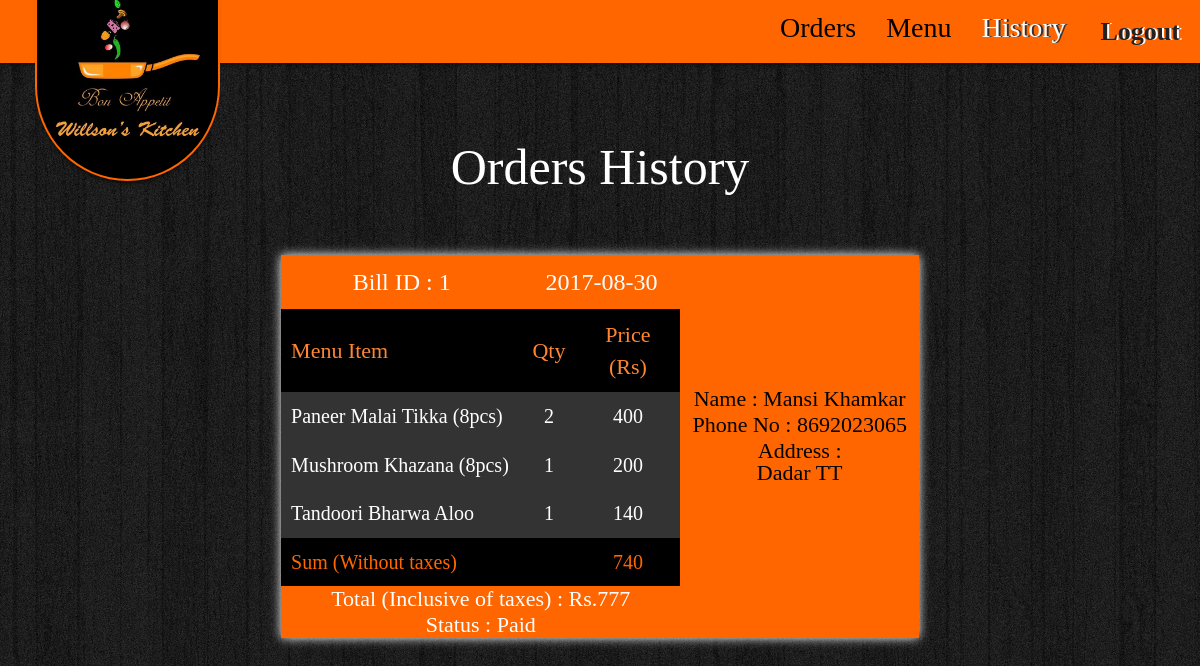
Page /orderhistory.php (signed in) on the committed database.
### tables this page shows
CREATE TABLE `bill` (
  `b_id` int(10) NOT NULL,
  `b_sum` int(5) NOT NULL,
  `b_total` int(5) NOT NULL,
  `b_date` date NOT NULL,
  `b_uid` int(8) NOT NULL,
  `b_address` varchar(80) NOT NULL,
  `b_tid` int(3) DEFAULT NULL,
  `b_status` varchar(15) NOT NULL,
  `b_delivery` varchar(15) NOT NULL
);

CREATE TABLE `orders` (
  `o_id` int(10) NOT NULL,
  `o_uid` int(8) NOT NULL,
  `o_mid` int(3) NOT NULL,
  `o_quantity` int(3) NOT NULL,
  `o_price` int(5) NOT NULL,
  `o_bid` int(8) NOT NULL
);

CREATE TABLE `menu` (
  `m_id` int(3) NOT NULL,
  `m_name` varchar(80) NOT NULL,
  `m_desc` varchar(200) NOT NULL,
  `m_nveg` varchar(10) NOT NULL,
  `m_price` int(4) NOT NULL,
  `m_cat` int(3) DEFAULT NULL,
  `m_taste` varchar(15) NOT NULL
);

CREATE TABLE `users` (
  `u_id` int(8) NOT NULL,
  `u_fname` varchar(15) NOT NULL,
  `u_lname` varchar(15) NOT NULL,
  `u_email` varchar(50) NOT NULL,
  `u_pswd` varchar(40) NOT NULL,
  `u_phone` varchar(10) NOT NULL,
  `u_address` varchar(100) NOT NULL,
  `u_tid` int(3) DEFAULT NULL
);

### orderhistory.php (the view, shortened to what this page needs)
<?php
include "header.php";
include_once "dbconnect.php";
?>
<body class="adminpb">
    <?php include "adminbar.php"; ?>
    <div class="admin-content" id="adohist">
        <h1>Orders History</h1><br>
        <div id="hist-bills">
            <?php
            $query1 = mysqli_query($bd,"SELECT * FROM bill WHERE b_delivery='delivered' ORDER BY b_id DESC");
            if(mysqli_num_rows($query1)>0)
            {
                while ($row1 = mysqli_fetch_array($query1))
                {
                    $bid = $row1['b_id'];
                    $uid = $row1['b_uid'];
                    ?>
                    <table class="bigtable">
                        <tr>
                            <td class="bigtd">
                                <table class="i-flex-bill adtable" id="<?php echo 'hiso'.$row1['b_id'] ?>">
                                    <tr class="t-head1">
                                        <th>Bill ID : <?php echo $bid ?></th>
                                        <th colspan="2"><?php echo $row1['b_date']; ?></th>
                                    </tr>
                                    <tr class="t-head2">
                                        <th>Menu Item</th>
                                        <th>Qty</th>
                                        <th>Price (Rs)</th>
                                    </tr>
                                    <?php
                                    $query2 = mysqli_query($bd,"SELECT * FROM orders INNER JOIN menu ON o_mid=m_id WHERE o_bid='$bid'");
                                    if(mysqli_num_rows($query2)>0)
                                    {
                                        while ($row2 = mysqli_fetch_array($query2))
                                        {?>
                                            <tr class="t-content">
                                                <td><?php echo ucwords($row2['m_name']); ?></td>
                                                <td><?php echo $row2['o_quantity']; ?></td>
                                                <td><?php echo $row2['o_price'] ?></td>
                                            </tr>
                                            <?php
                                        }
                                    }?>
                                    <tr class="t-foot1">
                                        <td>Sum (Without taxes)</td>
                                        <td></td>
                                        <td><?php echo $row1['b_sum']; ?></td>
                                    </tr>
                                    <tr class="t-foot2">
                                        <td colspan="3">Total (Inclusive of taxes) : Rs.<?php echo $row1['b_total']; ?></td>
                                    </tr>
                                    <tr class="t-foot2">
                                        <td colspan="3">Status : <?php echo ucfirst($row1['b_status'])?><br></td>
                                    </tr>
                                </table>
                            </td>
                            <td class="bigtd">
                                <table>
                                    <?php
                                    $query3 = mysqli_query($bd,"SELECT * FROM users WHERE u_id='$uid'");
                                    $row3 = mysqli_fetch_array($query3);
                                    ?>
                                    <tr class="t-foot2">
                                        <td colspan="3">Name : <?php echo ucfirst($row3['u_fname']).' '.ucfirst($row3['u_lname']) ?><br></td>
                                    </tr>
                                    <tr class="t-foot2">
                                        <td colspan="3">Phone No : <?php echo $row3['u_phone'] ?><br></td>
                                    </tr>
                                    <tr class="t-foot2">
                                        <td colspan="3">Address :<br><?php echo ucfirst($row1['b_address'])?><br><br></td>
                                    </tr>
                                </table>
                            </td>
                        </tr>
                    </table>
                    <?php
                }
            }
            ?>
        </div>
    </div>
<br><br>
</body>

### css/style.css (style rules this page uses)
body { margin: 0; font-family:Brush Script Std, Brush Script MT, cursive; }
h1 { color: #fff; text-align: center; }
h1, h2, h3, h4 { text-align: center; }
.i-flex-bill { background: #333; color: #fff; margin:15px; }
.t-head1 { background: #ff6600; color:#fff; }
.i-flex-bill td, th { padding:10px; }
.i-flex-bill td { font-size: 20px; }
.i-flex-bill td:nth-child(1), .i-flex-bill th:nth-child(1) { width:70%; }
.i-flex-bill td:nth-child(2), .i-flex-bill th:nth-child(2) { width:10%; text-align: center; }
.i-flex-bill td:nth-child(3), .i-flex-bill th:nth-child(3) { width:20%; min-width: 105px; text-align: center; }
.t-head1 th { text-align: center; font-size: 24px; font-weight: normal; }
.t-head2 th { color:#ff8533; font-size: 22px; background: #000; font-weight: normal; }
.t-foot1 { font-size: 22px; font-weight: normal; color: #ff6600; background: #000; }
.t-foot2 { text-align: center; background: #ff6600; color: #ffffff; }
.t-foot2 td { padding: 2px; font-size: 22px; line-height: 1; }
.adminpb { background: url("../images/wood.png"); padding:20px 50px; }
.admin-content { margin-top:120px; }
.bigtable { -webkit-box-shadow: 0 0 10px #fff; box-shadow: 0 0 10px #fff; margin:30px auto; position: relative; }
.adtable { margin:0px; }
.bigtable .bigtd:nth-child(2) { background: #ff6600; padding: 10px; }
.bigtable .bigtd:nth-child(2) table tr td { color: #000; }
.admin-content h1 { font-size: 50px; }

### rows in the picture
bill: b_id "1", b_date "2017-08-30", b_sum "740", b_total "777", b_status "Paid", users.u_fname "Mansi", users.u_lname "Khamkar", users.u_phone "8692023065", b_address "Dadar TT"
orders: o_mid.m_name "Paneer Malai Tikka (8pcs)", o_quantity "2", o_price "400"
orders: o_mid.m_name "Mushroom Khazana (8pcs)", o_quantity "1", o_price "200"
orders: o_mid.m_name "Tandoori Bharwa Aloo", o_quantity "1", o_price "140"
